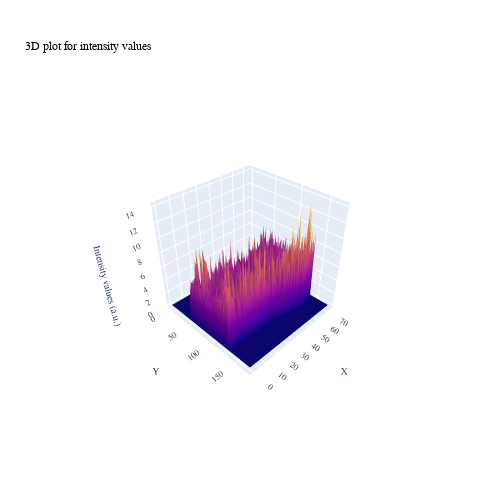

The code cell stored with this chart in its notebook:
### Markdown cell above
### 3D plot

### Code cell
# Original data
nafion_membrane_DF3D=nafion_membrane_DF1

fig = go.Figure(data=[go.Surface(z=np.rot90(nafion_membrane_DF3D.values, k=2), showscale=False)])
fig.update_layout(
    title='3D plot for intensity values',
    title_font=dict(size=12, family='Arial', color='black'),
    autosize=False,
    width=500, height=500,
    scene=dict(
         xaxis=dict(title='X', titlefont=dict(size=10, family='Arial'), tickfont=dict(size=10, family='Arial'), tickmode='auto', tick0=-5, autorange='reversed'),
        yaxis=dict(title='Y', titlefont=dict(size=10, family='Arial'), tickfont=dict(size=10, family='Arial'), tickmode='auto', tick0=-5),
        zaxis=dict(title='Intensity values (a.u.)', titlefont=dict(size=10, family='Arial'), tickfont=dict(size=10, family='Arial'), tickmode='auto', tick0=-2),
        camera=dict(
            eye=dict(x=1.75, y=1.75, z=1.75)  # Set the initial zoom size
        )
    )
    
)

fig.show()

### Figure 1 — Plotly figure (JSON) as saved in the notebook; plotly's stock layout.template omitted (floating-point values rounded to 4 significant figures; data arrays with more than 128 entries replaced by an {"elided": "..."} marker saying what was removed)
{"data": [{"showscale": false, "type": "surface", "z": {"elided": "174x75 float values"}}], "layout": {"autosize": false, "height": 500, "scene": {"camera": {"eye": {"x": 1.75, "y": 1.75, "z": 1.75}}, "xaxis": {"autorange": "reversed", "tick0": -5, "tickfont": {"family": "Arial", "size": 10}, "tickmode": "auto", "title": {"font": {"family": "Arial", "size": 10}, "text": "X"}}, "yaxis": {"tick0": -5, "tickfont": {"family": "Arial", "size": 10}, "tickmode": "auto", "title": {"font": {"family": "Arial", "size": 10}, "text": "Y"}}, "zaxis": {"tick0": -2, "tickfont": {"family": "Arial", "size": 10}, "tickmode": "auto", "title": {"font": {"family": "Arial", "size": 10}, "text": "Intensity values (a.u.)"}}}, "title": {"font": {"color": "black", "family": "Arial", "size": 12}, "text": "3D plot for intensity values"}, "width": 500}}
